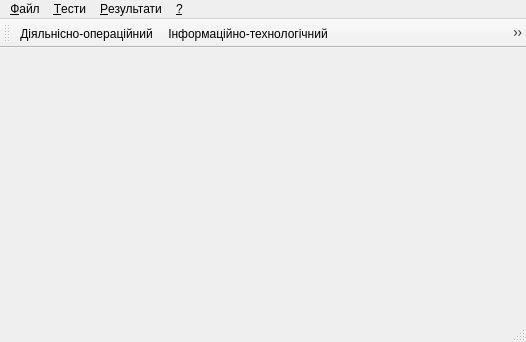
<?xml version="1.0" encoding="UTF-8"?>
<ui version="4.0">
 <class>MainWindow</class>
 <widget class="QMainWindow" name="MainWindow">
  <property name="geometry">
   <rect>
    <x>0</x>
    <y>0</y>
    <width>526</width>
    <height>342</height>
   </rect>
  </property>
  <property name="windowTitle">
   <string>Оцінка готовності майбутніх фахівців з туризмознавства</string>
  </property>
  <property name="windowIcon">
   <iconset resource="ltest.qrc">
    <normaloff>:/images/app.ico</normaloff>:/images/app.ico</iconset>
  </property>
  <widget class="QWidget" name="centralWidget"/>
  <widget class="QMenuBar" name="menuBar">
   <property name="geometry">
    <rect>
     <x>0</x>
     <y>0</y>
     <width>526</width>
     <height>21</height>
    </rect>
   </property>
   <property name="nativeMenuBar">
    <bool>false</bool>
   </property>
   <widget class="QMenu" name="menu">
    <property name="title">
     <string>&amp;Тести</string>
    </property>
    <addaction name="actionTest1"/>
    <addaction name="actionTest2"/>
    <addaction name="actionTest3"/>
    <addaction name="actionTest4"/>
    <addaction name="actionTest5"/>
    <addaction name="actionTest6"/>
   </widget>
   <widget class="QMenu" name="menu_2">
    <property name="title">
     <string>&amp;Файл</string>
    </property>
    <addaction name="actionExit"/>
   </widget>
   <widget class="QMenu" name="menu_3">
    <property name="title">
     <string>&amp;Результати</string>
    </property>
    <addaction name="actionStudent"/>
    <addaction name="actionMediane"/>
   </widget>
   <widget class="QMenu" name="menu_4">
    <property name="title">
     <string>&amp;?</string>
    </property>
    <addaction name="actionAbout"/>
   </widget>
   <addaction name="menu_2"/>
   <addaction name="menu"/>
   <addaction name="menu_3"/>
   <addaction name="menu_4"/>
  </widget>
  <widget class="QStatusBar" name="statusBar"/>
  <widget class="QToolBar" name="toolBar">
   <property name="windowTitle">
    <string>toolBar</string>
   </property>
   <attribute name="toolBarArea">
    <enum>TopToolBarArea</enum>
   </attribute>
   <attribute name="toolBarBreak">
    <bool>false</bool>
   </attribute>
   <addaction name="actionTest1"/>
   <addaction name="actionTest2"/>
   <addaction name="actionTest3"/>
   <addaction name="actionTest4"/>
   <addaction name="actionTest5"/>
   <addaction name="actionTest6"/>
   <addaction name="separator"/>
  </widget>
  <action name="actionTest1">
   <property name="icon">
    <iconset resource="ltest.qrc">
     <normaloff>:/images/d1.png</normaloff>:/images/d1.png</iconset>
   </property>
   <property name="text">
    <string>&amp;Діяльнісно-операційний...</string>
   </property>
   <property name="toolTip">
    <string>Визначення рівня діяльнісно-операційного компоненту готовності</string>
   </property>
   <property name="statusTip">
    <string>Визначення рівня діяльнісно-операційного компоненту готовності</string>
   </property>
  </action>
  <action name="actionTest2">
   <property name="icon">
    <iconset resource="ltest.qrc">
     <normaloff>:/images/d2.png</normaloff>:/images/d2.png</iconset>
   </property>
   <property name="text">
    <string>&amp;Інформаційно-технологічний...</string>
   </property>
   <property name="toolTip">
    <string>Визначення рівня інформаційно-технологічного компоненту готовності</string>
   </property>
   <property name="statusTip">
    <string>Визначення рівня інформаційно-технологічного компоненту готовності</string>
   </property>
  </action>
  <action name="actionTest3">
   <property name="icon">
    <iconset resource="ltest.qrc">
     <normaloff>:/images/d3.png</normaloff>:/images/d3.png</iconset>
   </property>
   <property name="text">
    <string>&amp;Когнітивний тест з маркетингу туризму...</string>
   </property>
   <property name="toolTip">
    <string>Визначення рівня когнітивного компоненту готовності</string>
   </property>
   <property name="statusTip">
    <string>Визначення рівня когнітивного компоненту готовності</string>
   </property>
  </action>
  <action name="actionExit">
   <property name="text">
    <string>В&amp;ихід</string>
   </property>
   <property name="toolTip">
    <string>Завершення роботи програми</string>
   </property>
   <property name="statusTip">
    <string>Завершення роботи програми</string>
   </property>
  </action>
  <action name="actionTest4">
   <property name="icon">
    <iconset resource="ltest.qrc">
     <normaloff>:/images/d4.png</normaloff>:/images/d4.png</iconset>
   </property>
   <property name="text">
    <string>К&amp;огнітивний тест з менеджменту...</string>
   </property>
   <property name="toolTip">
    <string>Визначення рівня когнітивного компоненту готовності</string>
   </property>
   <property name="statusTip">
    <string>Визначення рівня когнітивного компоненту готовності</string>
   </property>
  </action>
  <action name="actionTest5">
   <property name="icon">
    <iconset resource="ltest.qrc">
     <normaloff>:/images/d5.png</normaloff>:/images/d5.png</iconset>
   </property>
   <property name="text">
    <string>О&amp;собистісно-творчий...</string>
   </property>
   <property name="toolTip">
    <string>Визначення рівня особистісно-творчого компоненту готовності</string>
   </property>
   <property name="statusTip">
    <string>Визначення рівня особистісно-творчого компоненту готовності</string>
   </property>
  </action>
  <action name="actionTest6">
   <property name="icon">
    <iconset resource="ltest.qrc">
     <normaloff>:/images/d7.png</normaloff>:/images/d7.png</iconset>
   </property>
   <property name="text">
    <string>&amp;Мотиваційний...</string>
   </property>
   <property name="toolTip">
    <string>Визначення рівня мотиваційного компоненту готовності</string>
   </property>
   <property name="statusTip">
    <string>Визначення рівня мотиваційного компоненту готовності</string>
   </property>
  </action>
  <action name="actionGroup">
   <property name="text">
    <string>&amp;Таблиця...</string>
   </property>
   <property name="toolTip">
    <string>Список академічних груп, що беруть участь у тестуванні</string>
   </property>
   <property name="statusTip">
    <string>Список академічних груп, що беруть участь у тестуванні</string>
   </property>
  </action>
  <action name="actionAbout">
   <property name="text">
    <string>&amp;Про програму...</string>
   </property>
   <property name="toolTip">
    <string>Відомості про програму та її розробників</string>
   </property>
   <property name="statusTip">
    <string>Відомості про програму та її розробників</string>
   </property>
  </action>
  <action name="actionStudent">
   <property name="text">
    <string>Критерій &amp;Ст'юдента...</string>
   </property>
   <property name="toolTip">
    <string>Статистична обробка результатів із застосуванням критерія Ст'юдента</string>
   </property>
  </action>
  <action name="actionMediane">
   <property name="text">
    <string>Метод середніх &amp;величин...</string>
   </property>
   <property name="toolTip">
    <string>Статистична обробка результатів методом середніх величин</string>
   </property>
  </action>
 </widget>
 <layoutdefault spacing="6" margin="11"/>
 <resources>
  <include location="ltest.qrc"/>
 </resources>
 <connections>
  <connection>
   <sender>actionExit</sender>
   <signal>triggered()</signal>
   <receiver>MainWindow</receiver>
   <slot>close()</slot>
   <hints>
    <hint type="sourcelabel">
     <x>-1</x>
     <y>-1</y>
    </hint>
    <hint type="destinationlabel">
     <x>262</x>
     <y>170</y>
    </hint>
   </hints>
  </connection>
  <connection>
   <sender>actionTest1</sender>
   <signal>triggered()</signal>
   <receiver>MainWindow</receiver>
   <slot>slotTest1()</slot>
   <hints>
    <hint type="sourcelabel">
     <x>-1</x>
     <y>-1</y>
    </hint>
    <hint type="destinationlabel">
     <x>262</x>
     <y>170</y>
    </hint>
   </hints>
  </connection>
  <connection>
   <sender>actionTest2</sender>
   <signal>triggered()</signal>
   <receiver>MainWindow</receiver>
   <slot>slotTest2()</slot>
   <hints>
    <hint type="sourcelabel">
     <x>-1</x>
     <y>-1</y>
    </hint>
    <hint type="destinationlabel">
     <x>262</x>
     <y>170</y>
    </hint>
   </hints>
  </connection>
  <connection>
   <sender>actionTest3</sender>
   <signal>triggered()</signal>
   <receiver>MainWindow</receiver>
   <slot>slotTest3()</slot>
   <hints>
    <hint type="sourcelabel">
     <x>-1</x>
     <y>-1</y>
    </hint>
    <hint type="destinationlabel">
     <x>262</x>
     <y>170</y>
    </hint>
   </hints>
  </connection>
  <connection>
   <sender>actionTest4</sender>
   <signal>triggered()</signal>
   <receiver>MainWindow</receiver>
   <slot>slotTest4()</slot>
   <hints>
    <hint type="sourcelabel">
     <x>-1</x>
     <y>-1</y>
    </hint>
    <hint type="destinationlabel">
     <x>262</x>
     <y>170</y>
    </hint>
   </hints>
  </connection>
  <connection>
   <sender>actionTest5</sender>
   <signal>triggered()</signal>
   <receiver>MainWindow</receiver>
   <slot>slotTest5()</slot>
   <hints>
    <hint type="sourcelabel">
     <x>-1</x>
     <y>-1</y>
    </hint>
    <hint type="destinationlabel">
     <x>262</x>
     <y>170</y>
    </hint>
   </hints>
  </connection>
  <connection>
   <sender>actionTest6</sender>
   <signal>triggered()</signal>
   <receiver>MainWindow</receiver>
   <slot>slotTest6()</slot>
   <hints>
    <hint type="sourcelabel">
     <x>-1</x>
     <y>-1</y>
    </hint>
    <hint type="destinationlabel">
     <x>262</x>
     <y>170</y>
    </hint>
   </hints>
  </connection>
  <connection>
   <sender>actionStudent</sender>
   <signal>triggered()</signal>
   <receiver>MainWindow</receiver>
   <slot>slotStudent()</slot>
   <hints>
    <hint type="sourcelabel">
     <x>-1</x>
     <y>-1</y>
    </hint>
    <hint type="destinationlabel">
     <x>262</x>
     <y>170</y>
    </hint>
   </hints>
  </connection>
 </connections>
 <slots>
  <slot>slotTest1()</slot>
  <slot>slotTest2()</slot>
  <slot>slotTest3()</slot>
  <slot>slotTest4()</slot>
  <slot>slotTest5()</slot>
  <slot>slotTest6()</slot>
  <slot>slotStudent()</slot>
 </slots>
</ui>
